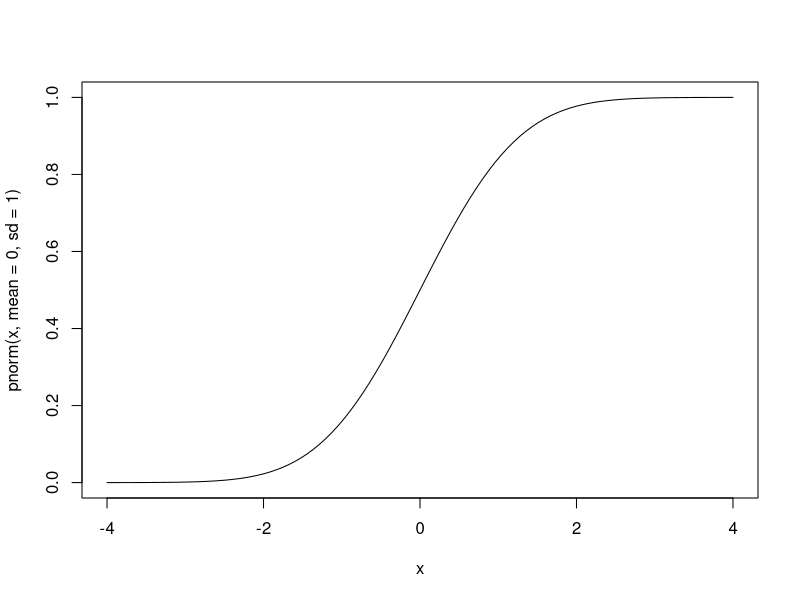
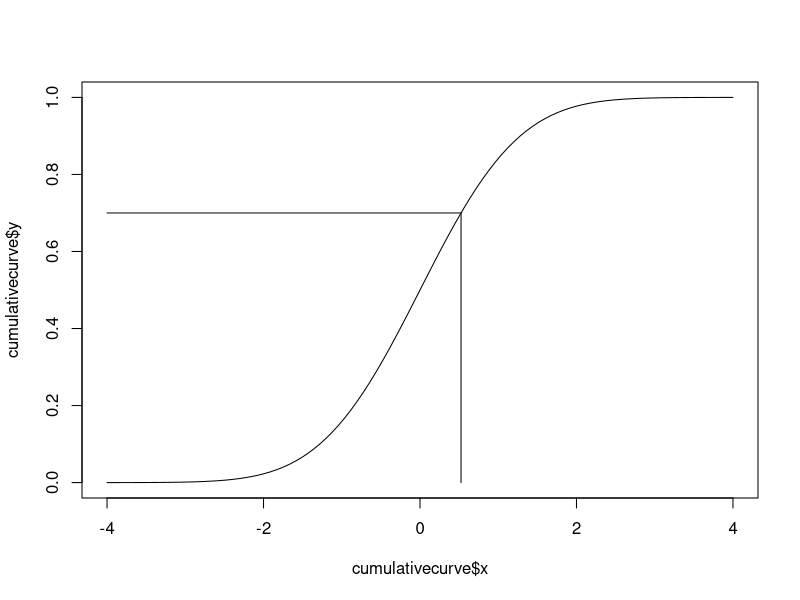
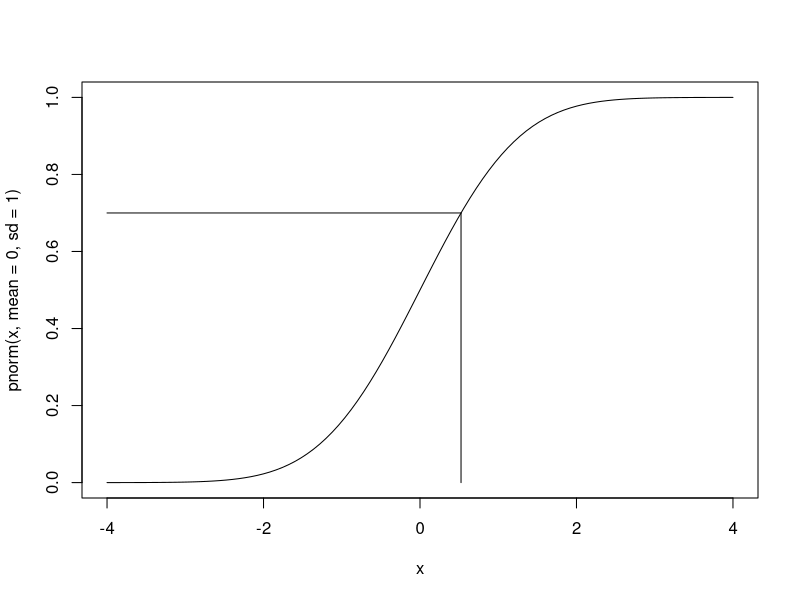
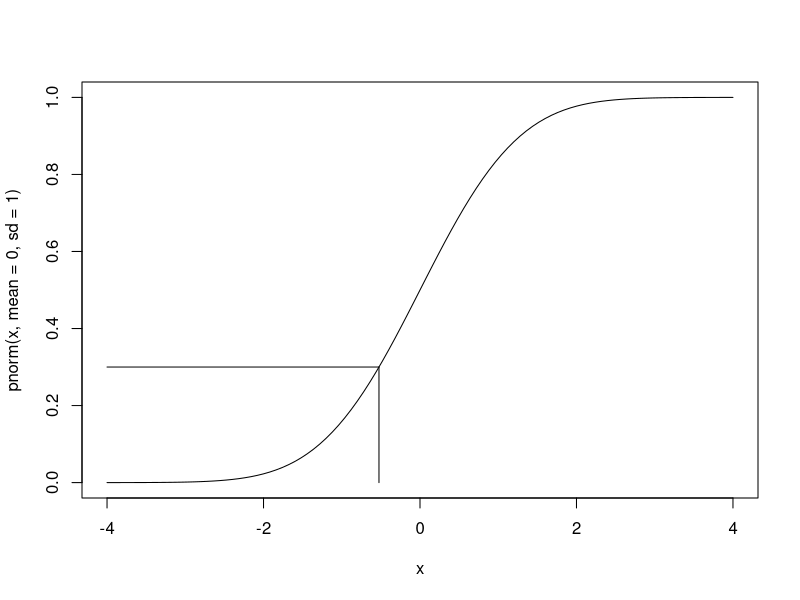
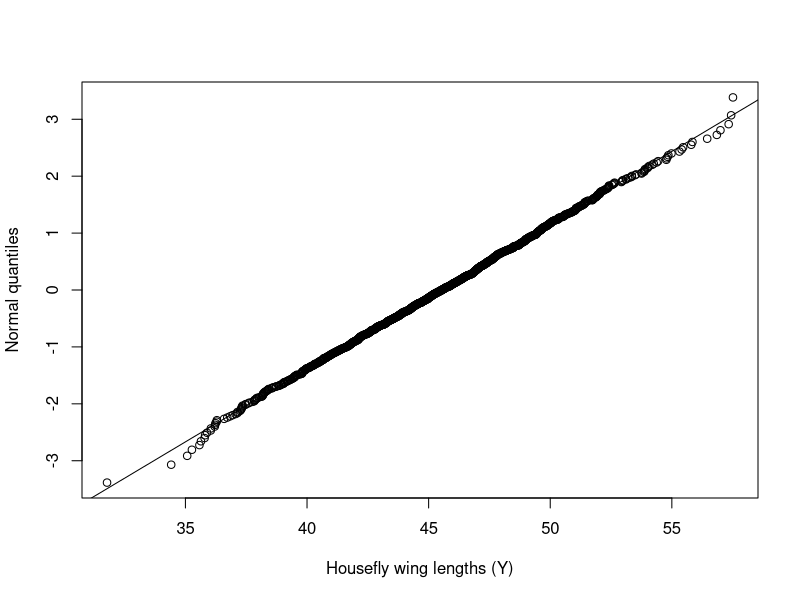
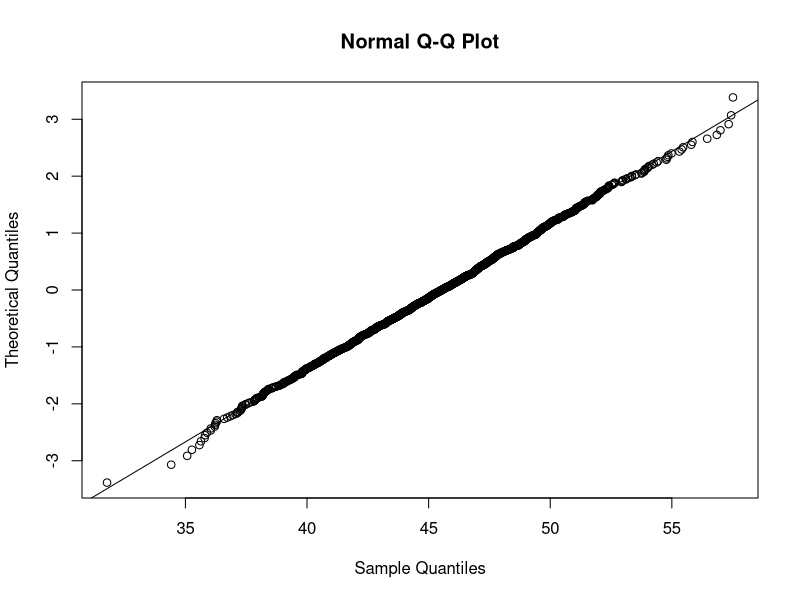

The R script that drew these images, in order: (Note: this script raises an error after producing the figures.)
## ---- chunk 1
knitr::opts_chunk$set(echo = TRUE)
## ---- chunk 2
cumulativecurve <- curve(pnorm(x, mean=0, sd=1),
      -4, 4,
      lty="solid")
## ---- chunk 3
qnorm(0.7)
qnorm(0.3)
qnorm(1) #As the text says, this is Inf(infinity)
## ---- chunk 4
plot(cumulativecurve,
     type="l")
segments(x0 = qnorm(0.7),
         y0 = 0,
         x1 = qnorm(0.7),
         y1 = 0.7)

segments(x0 = qnorm(0.7),
         y0 = 0.7,
         x1 = -4,
         y1 = 0.7)
## ---- chunk 5
fig6.5.function <- function (cumulativepercent,
                             normaldeviateleft,
                             normaldeviateright){
  curve(pnorm(x, mean=0, sd=1),
        normaldeviateleft,
        normaldeviateright,
        lty="solid")
  
  segments(x0 = qnorm(cumulativepercent),
           y0 = 0,
           x1 = qnorm(cumulativepercent),
           y1 = cumulativepercent)
  
  segments(x0 = qnorm(cumulativepercent),
           y0 = cumulativepercent,
           x1 = normaldeviateleft,
           y1 = cumulativepercent)
}

fig6.5.function(0.7,
                -4,
                4)


fig6.5.function(0.3,
                -4,
                4)

## ---- chunk 6
fakehouseflydata <- data.frame(
  "winglength" = rnorm(n = 1400,
                       mean = 45.5,
                       sd = 3.90)
)
## ---- chunk 7
library(dplyr)
## ---- chunk 8
ordered_fakehouseflydata <- fakehouseflydata %>%
  arrange(winglength)
## ---- chunk 9
rank(c(4,3,6,2,2),
     ties.method = "first")

rank(c(4,3,6,2,2),
     ties.method = "last")

rank(c(4,3,6,2,2),
     ties.method = "average")

rank(c(4,3,6,2,2),
     ties.method = "random")

rank(c(4,3,6,2,2),
     ties.method = "min")

rank(c(4,3,6,2,2),
     ties.method = "max")
## ---- chunk 10
ordered_fakehouseflydata$i <- rank(ordered_fakehouseflydata$winglength,
                                       ties.method = "min")
ordered_fakehouseflydata$p <- (ordered_fakehouseflydata$i - 0.5)/length(ordered_fakehouseflydata$winglength)
                                       
## ---- chunk 11
ordered_fakehouseflydata$normal_quantile <- qnorm(ordered_fakehouseflydata$p,
                                                  mean = 0, 
                                                  sd = 1)
## ---- chunk 12
plot(y = ordered_fakehouseflydata$normal_quantile,
     x = ordered_fakehouseflydata$winglength,
     xlab = "Housefly wing lengths (Y)",
     ylab = "Normal quantiles")
qqline(y=ordered_fakehouseflydata$winglength,
       datax=TRUE)

qqnorm(y = ordered_fakehouseflydata$winglength,
       datax = TRUE)
qqline(y = ordered_fakehouseflydata$winglength,
       datax = TRUE)

ordered_fakehouseflydata$quantilei <- quantile(x = ordered_fakehouseflydata$winglength,
         probs = ordered_fakehouseflydata$i/length(ordered_fakehouseflydata$winglength),
         type = 5)

ordered_fakehouseflydata$normal_quantilei <- qnorm(ordered_fakehouseflydata$quantilei,
                                                  mean = 0, 
                                                  sd = 1)
plot(y = ordered_fakehouseflydata$normal_quantilei,
     x = ordered_fakehouseflydata$winglength,
     xlab = "Housefly wing lengths (Y)",
     ylab = "Normal quantiles")
qqline(y=ordered_fakehouseflydata$winglength,
       datax=TRUE)
## ---- chunk 13
order(c(4,3,6,2,2))
order(order(c(4,3,6,2,2)))
## ---- chunk 14
stats:::qqnorm.default
x <- qnorm(ppoints(n))[order(order(y))]
